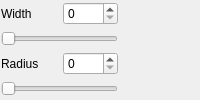
  <widget class="QDockWidget" name="dockWidget">
   <property name="sizePolicy">
    <sizepolicy hsizetype="Maximum" vsizetype="Minimum">
     <horstretch>0</horstretch>
     <verstretch>0</verstretch>
    </sizepolicy>
   </property>
   <attribute name="dockWidgetArea">
    <number>2</number>
   </attribute>
   <widget class="QWidget" name="dockWidgetContents_4">
    <property name="sizePolicy">
     <sizepolicy hsizetype="Preferred" vsizetype="MinimumExpanding">
      <horstretch>0</horstretch>
      <verstretch>0</verstretch>
     </sizepolicy>
    </property>
    <widget class="QWidget" name="layoutWidget">
     <property name="geometry">
      <rect>
       <x>1</x>
       <y>2</y>
       <width>137</width>
       <height>734</height>
      </rect>
     </property>
     <layout class="QVBoxLayout" name="verticalLayout_10">
      <property name="rightMargin">
       <number>0</number>
      </property>
      <item>
       <layout class="QVBoxLayout" name="verticalLayout_3">
        <property name="rightMargin">
         <number>20</number>
        </property>
        <item>
         <layout class="QHBoxLayout" name="horizontalLayout_2" stretch="0,0">
          <item>
           <widget class="QLabel" name="label_1">
            <property name="text">
             <string>Width</string>
            </property>
           </widget>
          </item>
          <item>
           <widget class="QSpinBox" name="spinBox_1">
            <property name="maximum">
             <number>255</number>
            </property>
           </widget>
          </item>
         </layout>
        </item>
        <item>
         <widget class="QSlider" name="horizontalSlider_1">
          <property name="sizePolicy">
           <sizepolicy hsizetype="Expanding" vsizetype="Fixed">
            <horstretch>0</horstretch>
            <verstretch>0</verstretch>
           </sizepolicy>
          </property>
          <property name="minimumSize">
           <size>
            <width>0</width>
            <height>0</height>
           </size>
          </property>
          <property name="minimum">
           <number>1</number>
          </property>
          <property name="maximum">
           <number>600</number>
          </property>
          <property name="pageStep">
           <number>50</number>
          </property>
          <property name="tracking">
           <bool>true</bool>
          </property>
          <property name="orientation">
           <enum>Qt::Orientation::Horizontal</enum>
          </property>
          <property name="invertedAppearance">
           <bool>false</bool>
          </property>
          <property name="invertedControls">
           <bool>false</bool>
          </property>
          <property name="tickPosition">
           <enum>QSlider::TickPosition::NoTicks</enum>
          </property>
         </widget>
        </item>
       </layout>
      </item>
      <item>
       <layout class="QVBoxLayout" name="verticalLayout_5">
        <property name="rightMargin">
         <number>20</number>
        </property>
        <item>
         <layout class="QHBoxLayout" name="horizontalLayout_3">
          <property name="spacing">
           <number>6</number>
          </property>
          <property name="rightMargin">
           <number>0</number>
          </property>
          <item>
           <widget class="QLabel" name="label_2">
            <property name="text">
             <string>Radius</string>
            </property>
           </widget>
          </item>
          <item>
           <widget class="QSpinBox" name="spinBox_2">
            <property name="maximum">
             <number>100</number>
            </property>
           </widget>
          </item>
         </layout>
        </item>
        <item>
         <widget class="QSlider" name="horizontalSlider_2">
          <property name="sizePolicy">
           <sizepolicy hsizetype="Expanding" vsizetype="Fixed">
            <horstretch>0</horstretch>
            <verstretch>0</verstretch>
           </sizepolicy>
          </property>
          <property name="orientation">
           <enum>Qt::Orientation::Horizontal</enum>
          </property>
         </widget>
        </item>
       </layout>
      </item>
      <item>
       <layout class="QVBoxLayout" name="verticalLayout_6">
        <property name="rightMargin">
         <number>20</number>
        </property>
        <item>
         <layout class="QHBoxLayout" name="horizontalLayout_4">
          <item>
           <widget class="QLabel" name="label_3">
            <property name="text">
             <string>Density</string>
            </property>
           </widget>
          </item>
          <item>
           <widget class="QSpinBox" name="spinBox_3">
            <property name="maximum">
             <number>100</number>
            </property>
           </widget>
          </item>
         </layout>
        </item>
        <item>
         <widget class="QSlider" name="horizontalSlider_3">
          <property name="sizePolicy">
           <sizepolicy hsizetype="Expanding" vsizetype="Fixed">
            <horstretch>0</horstretch>
            <verstretch>0</verstretch>
           </sizepolicy>
          </property>
          <property name="orientation">
           <enum>Qt::Orientation::Horizontal</enum>
          </property>
         </widget>
        </item>
       </layout>
      </item>
      <item>
       <layout class="QVBoxLayout" name="verticalLayout_7">
        <property name="rightMargin">
         <number>20</number>
        </property>
        <item>
         <layout class="QHBoxLayout" name="horizontalLayout_5">
          <item>
           <widget class="QLabel" name="label_4">
            <property name="text">
             <string>Hardness</string>
            </property>
           </widget>
          </item>
          <item>
           <widget class="QSpinBox" name="spinBox_4">
            <property name="maximum">
             <number>100</number>
            </property>
           </widget>
          </item>
         </layout>
        </item>
        <item>
         <widget class="QSlider" name="horizontalSlider_4">
          <property name="sizePolicy">
           <sizepolicy hsizetype="Expanding" vsizetype="Expanding">
            <horstretch>0</horstretch>
            <verstretch>0</verstretch>
           </sizepolicy>
          </property>
          <property name="maximum">
           <number>100</number>
          </property>
          <property name="orientation">
           <enum>Qt::Orientation::Horizontal</enum>
          </property>
         </widget>
        </item>
       </layout>
      </item>
      <item>
       <layout class="QVBoxLayout" name="verticalLayout_8">
        <property name="rightMargin">
         <number>20</number>
        </property>
        <item>
         <layout class="QHBoxLayout" name="horizontalLayout_6">
          <item>
           <widget class="QLabel" name="label_5">
            <property name="text">
             <string>Opacity</string>
            </property>
           </widget>
          </item>
          <item>
           <widget class="QSpinBox" name="spinBox_5">
            <property name="maximum">
             <number>100</number>
            </property>
           </widget>
          </item>
         </layout>
        </item>
        <item>
         <widget class="QSlider" name="horizontalSlider_5">
          <property name="sizePolicy">
           <sizepolicy hsizetype="Expanding" vsizetype="Fixed">
            <horstretch>0</horstretch>
            <verstretch>0</verstretch>
           </sizepolicy>
          </property>
         </widget>
        </item>
       </layout>
      </item>
      <item>
       <layout class="QVBoxLayout" name="verticalLayout_9">
        <property name="rightMargin">
         <number>20</number>
        </property>
        <item>
         <layout class="QHBoxLayout" name="horizontalLayout_7">
          <item>
           <widget class="QLabel" name="label_6">
            <property name="text">
             <string>Tolerance</string>
            </property>
           </widget>
          </item>
          <item>
           <widget class="QSpinBox" name="spinBox_66">
            <property name="buttonSymbols">
             <enum>QAbstractSpinBox::ButtonSymbols::UpDownArrows</enum>
            </property>
            <property name="accelerated">
             <bool>true</bool>
            </property>
            <property name="maximum">
             <number>600</number>
            </property>
            <property name="stepType">
             <enum>QAbstractSpinBox::StepType::DefaultStepType</enum>
            </property>
            <property name="displayIntegerBase">
             <number>10</number>
            </property>
           </widget>
          </item>
         </layout>
        </item>
        <item>
         <widget class="QSlider" name="horizontalSlider_6">
          <property name="sizePolicy">
           <sizepolicy hsizetype="Expanding" vsizetype="Fixed">
            <horstretch>0</horstretch>
            <verstretch>0</verstretch>
           </sizepolicy>
          </property>
          <property name="maximum">
           <number>255</number>
          </property>
          <property name="pageStep">
           <number>25</number>
          </property>
          <property name="value">
           <number>100</number>
          </property>
         </widget>
        </item>
       </layout>
      </item>
     </layout>
    </widget>
   </widget>
  </widget>
